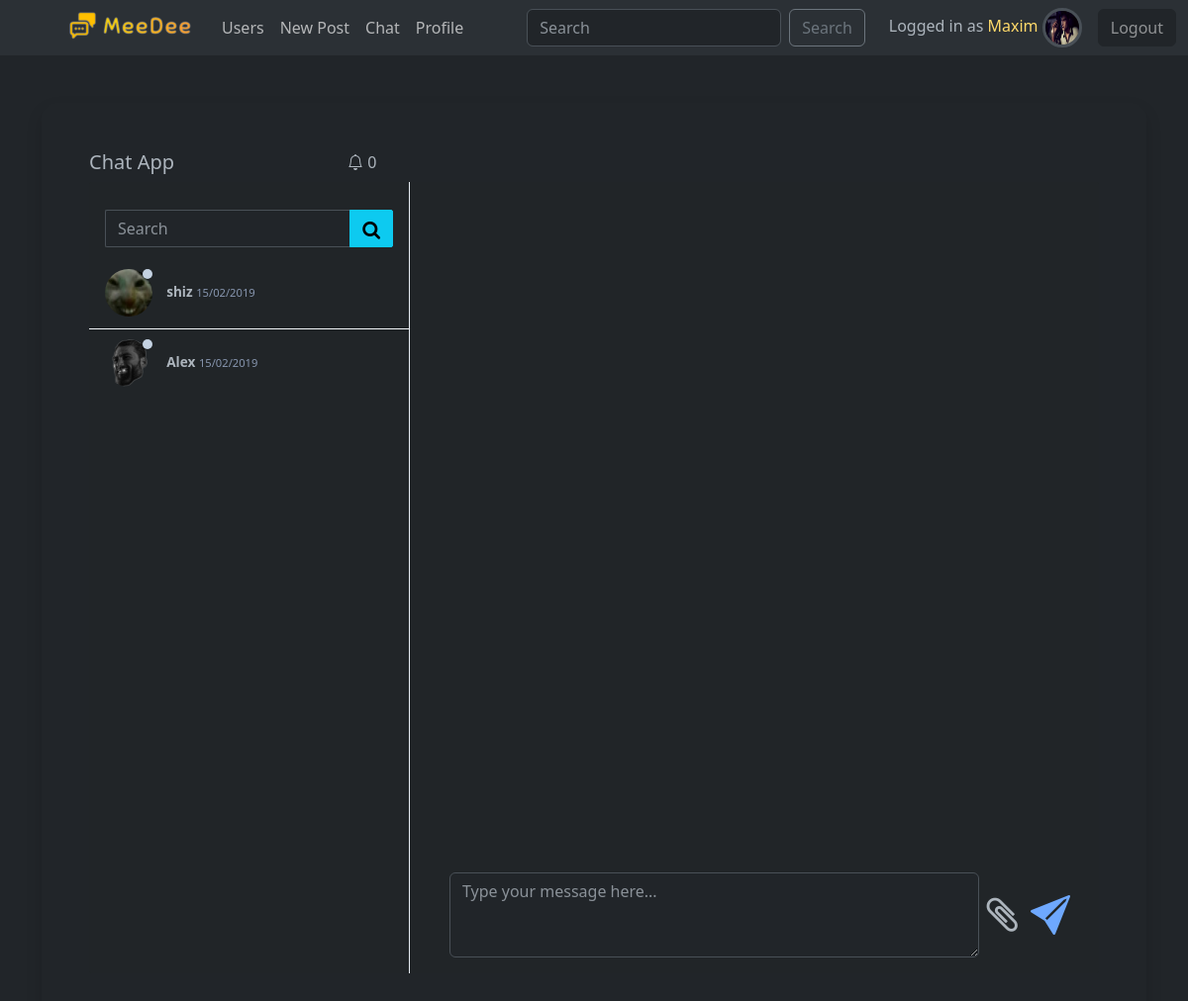
The page /chat/ (signed in) on the database its author committed.
### social/models.py (models this page shows, shortened)
class User(AbstractUser):
    friends = models.ManyToManyField("User", blank=True)
    username = models.CharField(max_length=12)
    email = models.EmailField(unique=True)
    bio = models.TextField(max_length=300, blank=True)
    avatar = models.ImageField(upload_to="images", default="no-avatar.png")
    date_of_birth = models.DateField(null=True, blank=True)
    online_status = models.BooleanField(default=False)
    USERNAME_FIELD = "email"
    REQUIRED_FIELDS = ["username"]

### chat/views.py (the view)
# urls.py: path("", views.index, name="chats"),
@login_required
def index(request):
    users = request.user.friends.all()
    unread = ChatNotification.objects.filter(Q(user=request.user)&Q(is_seen=False)).count()
    return render(request, "chat/index.html", {"users": users, "unread": unread})

### chat/templates/chat/index.html (shortened to what this page needs)
{% extends "base.html" %}
{% load static %}
{% block links %}
    <link href="https://maxcdn.bootstrapcdn.com/font-awesome/4.3.0/css/font-awesome.min.css" rel="stylesheet">
    <link rel="stylesheet" href="{% static 'chat/css/chat_style.css' %}">
{% endblock %}
{% block body %}
<div class="container mt-5">
    <div class="modal-content  rounded-4 shadow p-5" style='min-height: 100vh;'>
    <div class="page-title">
        <div class="row gutters">
            <div class="col-xl-3 col-lg-3 col-md-3 col-sm-12 col-12">
                <h5 class="title">Chat App</h5>
            </div>
            <div class="col-xl-1 col-lg-1 col-md-1 col-sm-12 col-12">
                <i class="bi bi-bell"></i>
                <span id="count_badge">{{ unread }}</span>
            </div>
            <div class="col-xl-8 col-lg-8 col-md-8 col-sm-12 col-12"> </div>
        </div>
    </div>
    <div class="content-wrapper">
        <div class="row gutters">
            <div class="col-xl-12 col-lg-12 col-md-12 col-sm-12 col-12">
                <div class="card m-0">
                    <div class="row no-gutters">
                        <div class="col-xl-4 col-lg-4 col-md-4 col-sm-3 col-3">
                            <div class="users-container">
                                <div class="chat-search-box">
                                    <div class="input-group">
                                        <input class="form-control" placeholder="Search">
                                        <div class="input-group-btn">
                                            <button type="button" class="btn btn-info">
                                                <i class="fa fa-search"></i>
                                            </button>
                                        </div>
                                    </div>
                                </div>
                                <ul class="users">
                                    {% for user in users %}
                                    <li class="person" data-chat="person1">
                                        <a href="{% url 'chat:room' username=user.username %}" class="stretched-link text-decoration-none text-body">
                                            <div class="user">
                                                <img src="{{ user.avatar.url }}" alt="">
                                                <span id="{{ user.username }}_status" class="status {% if user.online_status %}online{% else %}offline{% endif %}"></span>
                                            </div>
                                            <p class="name-time">
                                                <span class="name">{{ user.username }}</span>
                                                <span class="time">15/02/2019</span>
                                            </p>
                                        </a>
                                    </li>
                                    {% endfor %}
                                </ul>
                            </div>
                        </div>
                        <div class="col-xl-8 col-lg-8 col-md-8 col-sm-9 col-9">
                            <div class="chat-container d-flex flex-column">
                                <div class="mt-auto form-group mb-0 d-flex">
                                    <textarea class="form-control" rows="3" placeholder="Type your message here..." id="chat-message-input"></textarea>
                                    <i class="fa fa-paperclip attachment fs-1 align-self-center ms-2" aria-hidden="true"></i>
                                    <button id="chat-message-submit" class="submit btn btn-link">
                                        <i class="bi bi-send-fill fs-1" aria-hidden="true"></i>
                                    </button>
                                </div>
                            </div>
                        </div>
                    </div>
                </div>
            </div>
        </div>
        </div>
    </div>
    </div>
{% endblock %}

### templates/includes/navbar.html (shortened to what this page needs)
{% load static %}
<nav class="navbar navbar-expand-lg bg-body-tertiary">
    <div class="container-fluid">
      <div class="collapse navbar-collapse" id="navbarSupportedContent">
        <ul class="navbar-nav me-auto ms-5 mb-2 mb-lg-0">
          <li class="nav-item">
            <a class="navbar-brand" href="{% url 'home' %}">
              <img src="{% static 'images/meedee.png' %}" alt="MeeDee" width="140">
            </a>
          </li>
          <li class="nav-item">
            <a class="nav-link" href="{% url 'users-list' %}">Users</a>
          </li>
          <li class="nav-item">
            <a class="nav-link" href="{% url 'add-post' %}">New Post</a>
          </li>
          <li class="nav-item">
            <a class="nav-link" href="{% url 'chat:chats' %}">Chat</a>
          </li>
          {% if user.is_authenticated %}
          <li class="nav-item">
            <a class="nav-link" href="{% url 'profile' request.user.id %}">Profile</a>
          </li>
          {% endif %}
        </ul>
        <form class="d-flex" role="search" action="{% url 'search' %}">
          <input class="form-control me-2" type="search" name="search" placeholder="Search" aria-label="Search">
          <button class="btn btn-outline-secondary" type="submit">Search</button>
        </form>
        <div class="navbar-nav ms-4 align-items-center">
          {% if user.is_authenticated %}
            <div class="me-3">
              Logged in as <span class="text-warning-emphasis">{{ request.user.username }}</span>
              {% if request.user.avatar %}
                <img src="{{ request.user.avatar.url }}" alt="" class="border border-3 rounded-circle" style="max-width: 40px; min-height: 40px;">
              {% else %}
                <img src="{% static 'images/no-avatar.png' %}" alt="" class="border border-3 rounded-circle" style="max-width: 40px; min-height: 40px;">
              {% endif %}
            </div>
            <div class="">
              <form action="{% url 'logout' %}" method="POST">
                  <button class="btn btn-dark text-white-50" type="submit">Logout</button>
              </form>
            </div>
          {% else %}
          <a class="nav-item text-decoration-none text-info-emphasis" href="{% url 'login' %}">Login</a>
          <span class="mx-1">|</span>
          <a class="nav-item text-decoration-none text-info-emphasis" href="{% url 'signup' %}">Sign Up</a>
          {% endif %}
        </div>
      </div>
    </div>
  </nav>

### chat/static/chat/css/chat_style.css (style rules this page uses)
.chat-search-box { -webkit-border-radius: 3px 0 0 0; -moz-border-radius: 3px 0 0 0; border-radius: 3px 0 0 0; padding: .75rem 1rem; }
.chat-search-box .input-group .form-control { -webkit-border-radius: 2px 0 0 2px; -moz-border-radius: 2px 0 0 2px; border-radius: 2px 0 0 2px; border-right: 0; }
.chat-search-box .input-group .input-group-btn .btn { -webkit-border-radius: 0 2px 2px 0; -moz-border-radius: 0 2px 2px 0; border-radius: 0 2px 2px 0; margin: 0; }
.chat-search-box .input-group .input-group-btn .btn i { font-size: 1.2rem; line-height: 100%; vertical-align: middle; }
.users-container { position: relative; padding: 1rem 0; border-right: 1px solid #e6ecf3; height: 100%; display: -ms-flexbox; display: flex; -ms-flex-direction: column; flex-direction: column; }
.users { padding: 0; }
.users .person { position: relative; width: 100%; padding: 10px 1rem; cursor: pointer; border-bottom: 1px solid #f0f4f8; }
.users .person:last-child { border-bottom: 0; }
.users .person .user { display: inline-block; position: relative; margin-right: 10px; }
.users .person .user img { width: 48px; height: 48px; -webkit-border-radius: 50px; -moz-border-radius: 50px; border-radius: 50px; }
.users .person .user .status { width: 10px; height: 10px; -webkit-border-radius: 100px; -moz-border-radius: 100px; border-radius: 100px; background: #e6ecf3; position: absolute; top: 0; right: 0; }
.users .person .user .status.offline { background: #c4d2e2; }
.users .person p.name-time { font-weight: 600; font-size: .85rem; display: inline-block; }
.users .person p.name-time .time { font-weight: 400; font-size: .7rem; text-align: right; color: #8796af; }
.chat-container { position: relative; padding: 1rem; height: 100vh; }
ul { list-style-type: none; margin: 0; padding: 0; }
.card { border: 0; background: #212528; -webkit-border-radius: 2px; -moz-border-radius: 2px; border-radius: 2px; margin-bottom: 2rem; box-shadow: none; }

### rows shown on the page
User: user.username "Maxim", user.avatar (placeholder picture)
User: avatar (picture), online_status False (drawn), username "shiz"
User: avatar (picture), online_status False (drawn), username "Alex"

### other values the page prints
{{ unread }} "0"
